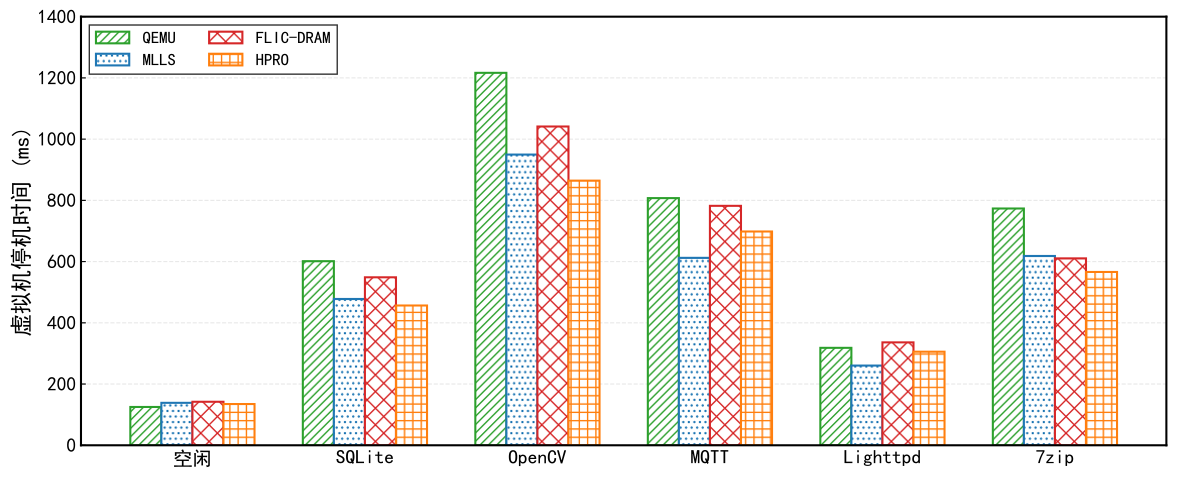

This chart was generated by the following Python code:
import matplotlib.pyplot as plt
import numpy as np
import os

# --- 1. 样式设置 (复用参考代码的风格) ---
# 字体设置：优先使用 SimHei/SimSun 以支持可能出现的中文，同时兼顾英文显示
plt.rcParams['font.sans-serif'] = ['SimHei', 'SimSun', 'Arial Unicode MS']
plt.rcParams['font.family'] = 'sans-serif' # 确保生效
plt.rcParams['font.size'] = 14
plt.rcParams['axes.linewidth'] = 1.5
plt.rcParams['axes.unicode_minus'] = False
plt.rcParams['xtick.direction'] = 'in'
plt.rcParams['ytick.direction'] = 'in'

def plot_downtime_bar():
    # --- 2. 数据准备 (保持原数据不变) ---
    categories = ['空闲', 'SQLite', 'OpenCV', 'MQTT', 'Lighttpd', '7zip']
    
    # 原始数据
    pre_copy_raw = [288, 1383, 2798, 1857, 732, 1779]
    mlls_raw = [319, 1099, 2184, 1408, 599, 1422]
    flic_raw = [327, 1262, 2395, 1799, 773, 1404]
    ressnap_raw = [310, 1050, 1988, 1606, 703, 1302]

    # 【核心修改】：将所有数据除以 2.3
    # 使用 np.array 直接进行向量化运算
    pre_copy = np.array(pre_copy_raw) / 2.3
    mlls = np.array(mlls_raw) / 2.3
    flic = np.array(flic_raw) / 2.3
    ressnap = np.array(ressnap_raw) / 2.3

    # --- 3. 绘图参数计算 ---
    x = np.arange(len(categories))
    width = 0.18 # 稍微调整宽度以容纳4根柱子
    
    fig, ax = plt.subplots(figsize=(12, 5))

    # 定义颜色 (对应 Green, Blue, Red, Orange 的学术配色)
    c_qemu = '#2ca02c'  # Green
    c_mlls = '#1f77b4'  # Blue
    c_flic = '#d62728'  # Red
    c_ress = '#ff7f0e'  # Orange

    # --- 4. 绘制柱状图 (风格：白底 + 彩色边框 + 纹理) ---
    # QEMU
    ax.bar(x - 1.5 * width, pre_copy, width, label='QEMU', 
           color='white', edgecolor=c_qemu, hatch='////', linewidth=1.5)
    
    # MLLS
    ax.bar(x - 0.5 * width, mlls, width, label='MLLS', 
           color='white', edgecolor=c_mlls, hatch='...', linewidth=1.5)
    
    # FLIC-DRAM
    ax.bar(x + 0.5 * width, flic, width, label='FLIC-DRAM', 
           color='white', edgecolor=c_flic, hatch='xx', linewidth=1.5)
    
    # ResSnap
    ax.bar(x + 1.5 * width, ressnap, width, label='HPRO', 
           color='white', edgecolor=c_ress, hatch='++', linewidth=1.5)

    # --- 5. 细节调整 (复用参考代码的 Grid 和 Label 风格) ---
    ax.set_ylabel('虚拟机停机时间 (ms)', fontsize=16) # 增加单位通常更严谨
    ax.set_xticks(x)
    ax.set_xticklabels(categories, fontsize=14)
    
    # 设置Y轴网格
    ax.set_ylim(0, 1400)
    ax.yaxis.grid(True, linestyle='--', alpha=0.3)
    ax.set_axisbelow(True) # 确保网格在柱子下方

    # 图例设置 (带黑色边框，无圆角)
    ax.legend(loc='upper left', frameon=True, edgecolor='black', 
              fancybox=False, fontsize=12, ncol=2) # ncol=4 让图例横向排列，更美观

    plt.tight_layout()

    # 保存图片
    plt.savefig('dt3b.pdf', format='pdf', bbox_inches='tight')
    plt.show()

if __name__ == "__main__":
    plot_downtime_bar()
